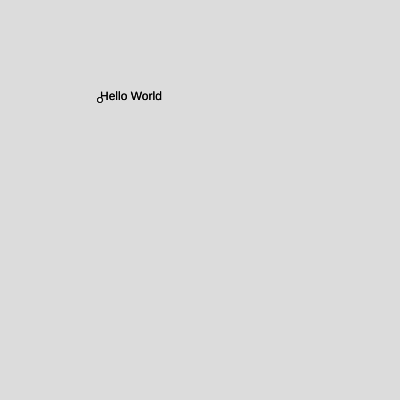
Frame 1 (no input)
Frame 60 (no input): identical to frame 1, image omitted
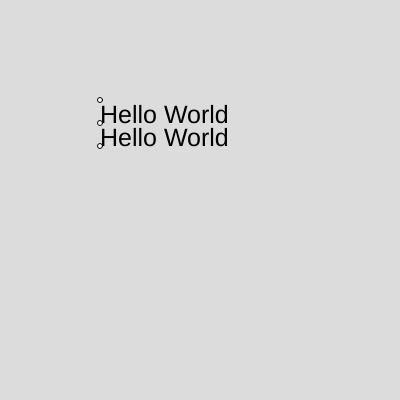
Frame 120 (the mouse pressed at the canvas centre since frame 60)

The p5.js sketch that drew these frames (run headless with seeded random() and noise() and a simulated clock; from frame 60 on, the mouse is pressed at the canvas centre):

// p5.js sketch
// ── sketch.js
function setup() {
  createCanvas(400, 400);
}

function draw() {
  background(220);

  // First text - size controlled by horizontal mouse position
  let firstTextSize = map(mouseX, 0, width, 0, 50);
  textSize(firstTextSize);
  let firstTextHeight = textAscent();
  text("Hello World", 100, 100 + firstTextHeight);

  // Draw reference points
  ellipse(100, 100, 5); // baseline point
  ellipse(100, 100 + firstTextHeight, 5); // baseline point

  // Second text - size controlled by vertical mouse position
  let secondTextSize = map(mouseY, 0, height, 0, 50);
  textSize(secondTextSize);
  let secondTextHeight = textAscent();
  text("Hello World", 100, 100 + firstTextHeight + secondTextHeight);
  ellipse(100, 100 + firstTextHeight + secondTextHeight, 5); // baseline point
}
